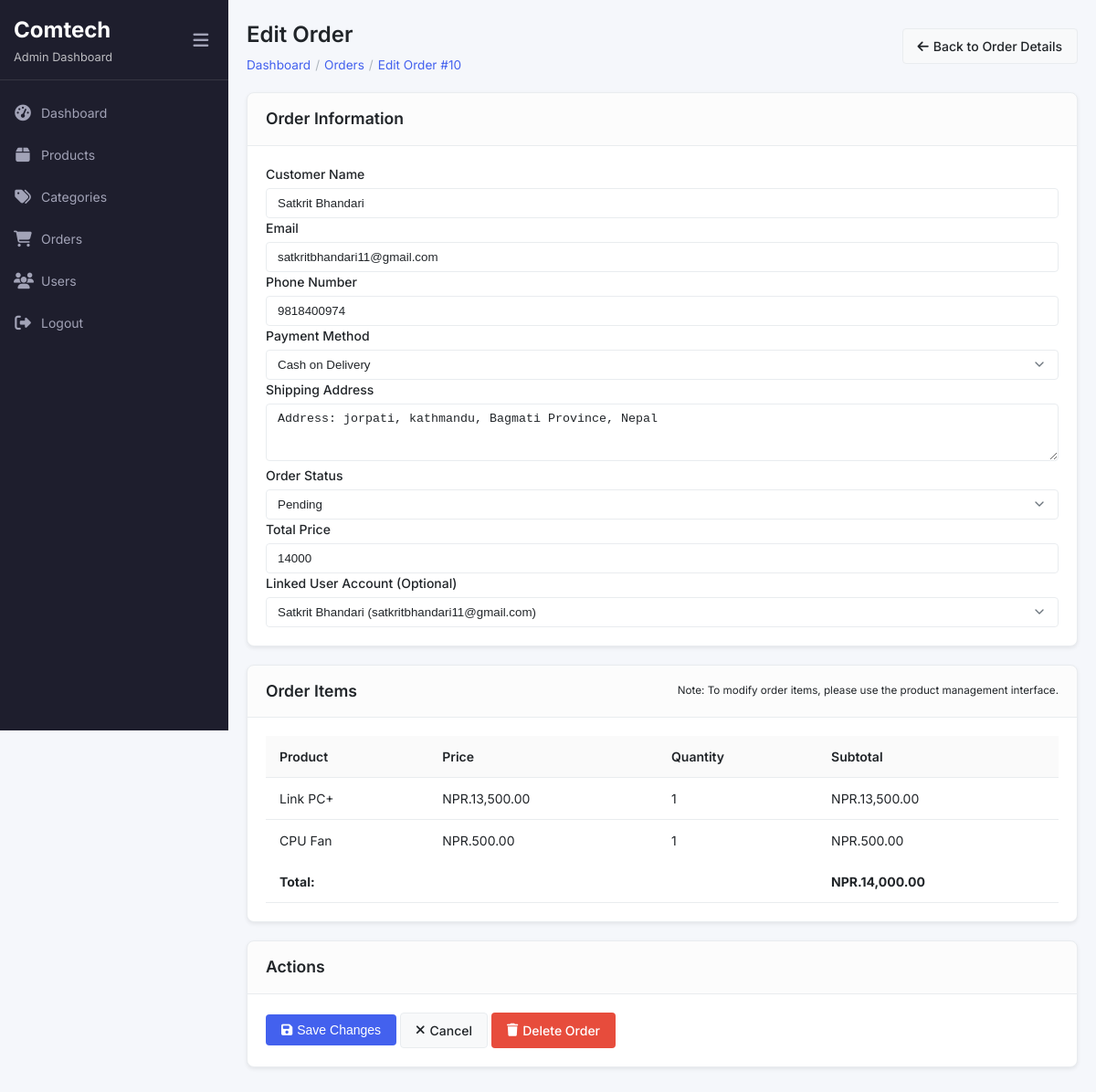
/adminpannel/edit-order.php?id=10 (signed in), run on the app's committed database.
### tables this page shows
CREATE TABLE `orders` (
  `id` int(11) NOT NULL,
  `user_id` int(11) NOT NULL,
  `name` varchar(100) NOT NULL,
  `number` varchar(15) NOT NULL,
  `email` varchar(100) NOT NULL,
  `method` varchar(50) NOT NULL,
  `address` text NOT NULL,
  `total_products` text NOT NULL,
  `total_price` int(11) NOT NULL,
  `status` enum('pending','processing','completed','cancelled') DEFAULT 'pending',
  `created_at` timestamp NOT NULL DEFAULT current_timestamp()
);

CREATE TABLE `users` (
  `id` int(11) NOT NULL,
  `role_id` int(11) DEFAULT 1,
  `Name` varchar(100) NOT NULL,
  `Email` varchar(100) NOT NULL,
  `Phone` varchar(200) NOT NULL,
  `address` text DEFAULT NULL,
  `bio` text DEFAULT NULL,
  `profile_image` varchar(255) DEFAULT NULL,
  `last_login` datetime DEFAULT NULL,
  `password` varchar(255) NOT NULL,
  `created_at` timestamp NOT NULL DEFAULT current_timestamp(),
  `updated_at` timestamp NOT NULL DEFAULT current_timestamp() ON UPDATE current_timestamp()
);

CREATE TABLE `order_items` (
  `id` int(11) NOT NULL,
  `order_id` int(11) NOT NULL,
  `product_id` int(11) NOT NULL,
  `quantity` int(11) NOT NULL,
  `price` decimal(10,2) NOT NULL,
  `subtotal` decimal(10,2) GENERATED ALWAYS AS (`quantity` * `price`) STORED
);

CREATE TABLE `products` (
  `id` int(11) NOT NULL,
  `name` varchar(255) NOT NULL,
  `description` text DEFAULT NULL,
  `price` int(11) NOT NULL,
  `stock` int(11) NOT NULL,
  `image` varchar(255) NOT NULL,
  `category_id` int(11) NOT NULL,
  `created_at` timestamp NOT NULL DEFAULT current_timestamp()
);

### adminpannel/edit-order.php (the view, shortened to what this page needs)
<?php
require_once 'db.php';
$order_id = (int)$_GET['id'];
$query = "SELECT * FROM orders WHERE id = $order_id";
$result = mysqli_query($conn, $query);
$order = mysqli_fetch_assoc($result);
$users_query = "SELECT id, Name, Email FROM users ORDER BY Name";
$users_result = mysqli_query($conn, $users_query);
$items_query = "SELECT oi.*, p.name
               FROM order_items oi
               JOIN products p ON oi.product_id = p.id
               WHERE oi.order_id = $order_id";
$items_result = mysqli_query($conn, $items_query);
?>
<!DOCTYPE html>
<html lang="en">
<head>
    <link rel="stylesheet" href="https://cdnjs.cloudflare.com/ajax/libs/font-awesome/6.4.0/css/all.min.css">
    <link rel="stylesheet" href="orders.css">
</head>
<body>
    <div class="admin-container">
        <?php include 'sidebar.php'; ?>
        <main class="main-content">
            <div class="page-header">
                <div>
                    <h1 class="page-title">Edit Order</h1>
                    <ul class="breadcrumb">
                        <li class="breadcrumb-item"><a href="index.php">Dashboard</a></li>
                        <li class="breadcrumb-item"><a href="orders.php">Orders</a></li>
                        <li class="breadcrumb-item active">Edit Order #<?php echo $order_id; ?></li>
                    </ul>
                </div>
                <div class="page-actions">
                    <a href="order-details.php?id=<?php echo $order_id; ?>" class="btn btn-light">
                        <i class="fas fa-arrow-left"></i> Back to Order Details
                    </a>
                </div>
            </div>
            <form action="" method="POST">
                <div class="row">
                    <div class="col-md-8">
                        <div class="card mb-4">
                            <div class="card-header">
                                <h2 class="card-title">Order Information</h2>
                            </div>
                            <div class="card-body">
                                <div class="row">
                                    <div class="col-md-6">
                                        <div class="form-group mb-3">
                                            <label for="name" class="form-label">Customer Name</label>
                                            <input type="text" id="name" name="name" class="form-control" value="<?php echo $order['name']; ?>" required>
                                        </div>
                                    </div>
                                    <div class="col-md-6">
                                        <div class="form-group mb-3">
                                            <label for="email" class="form-label">Email</label>
                                            <input type="email" id="email" name="email" class="form-control" value="<?php echo $order['email']; ?>" required>
                                        </div>
                                    </div>
                                </div>
                                <div class="row">
                                    <div class="col-md-6">
                                        <div class="form-group mb-3">
                                            <label for="number" class="form-label">Phone Number</label>
                                            <input type="text" id="number" name="number" class="form-control" value="<?php echo $order['number']; ?>" required>
                                        </div>
                                    </div>
                                    <div class="col-md-6">
                                        <div class="form-group mb-3">
                                            <label for="method" class="form-label">Payment Method</label>
                                            <select id="method" name="method" class="form-select" required>
                                                <option value="cash on delivery" <?php echo $order['method'] == 'cash on delivery' ? 'selected' : ''; ?>>Cash on Delivery</option>
                                            </select>
                                        </div>
                                    </div>
                                </div>
                                <div class="form-group mb-3">
                                    <label for="address" class="form-label">Shipping Address</label>
                                    <textarea id="address" name="address" class="form-control" rows="3" required><?php echo $order['address']; ?></textarea>
                                </div>
                                <div class="row">
                                    <div class="col-md-6">
                                        <div class="form-group mb-3">
                                            <label for="status" class="form-label">Order Status</label>
                                            <select id="status" name="status" class="form-select" required>
                                                <option value="pending" <?php echo $order['status'] == 'pending' ? 'selected' : ''; ?>>Pending</option>
                                            </select>
                                        </div>
                                    </div>
                                    <div class="col-md-6">
                                        <div class="form-group mb-3">
                                            <label for="total_price" class="form-label">Total Price</label>
                                            <input type="number" id="total_price" name="total_price" class="form-control" value="<?php echo $order['total_price']; ?>" step="0.01" min="0" required>
                                        </div>
                                    </div>
                                </div>
                                <div class="form-group mb-3">
                                    <label for="user_id" class="form-label">Linked User Account (Optional)</label>
                                    <select id="user_id" name="user_id" class="form-select">
                                        <?php
                                        mysqli_data_seek($users_result, 0);
                                        while ($user = mysqli_fetch_assoc($users_result)):
                                        ?>
                                        <option value="<?php echo $user['id']; ?>" <?php echo $order['user_id'] == $user['id'] ? 'selected' : ''; ?>>
                                            <?php echo $user['Name'] . ' (' . $user['Email'] . ')'; ?>
                                        </option>
                                        <?php endwhile; ?>
                                    </select>
                                </div>
                            </div>
                        </div>
                        <?php if (mysqli_num_rows($items_result) > 0): ?>
                        <div class="card mb-4">
                            <div class="card-header">
                                <h2 class="card-title">Order Items</h2>
                                <small class="text-muted">Note: To modify order items, please use the product management interface.</small>
                            </div>
                            <div class="card-body">
                                <div class="table-responsive">
                                    <table class="table">
                                        <thead>
                                            <tr>
                                                <th>Product</th>
                                                <th>Price</th>
                                                <th>Quantity</th>
                                                <th>Subtotal</th>
                                            </tr>
                                        </thead>
                                        <tbody>
                                            <?php
                                            $total = 0;
                                            while ($item = mysqli_fetch_assoc($items_result)) {
                                                $subtotal = $item['price'] * $item['quantity'];
                                                $total += $subtotal;
                                                ?>
                                                <tr>
                                                    <td><?php echo $item['name']; ?></td>
                                                    <td>NPR.<?php echo number_format($item['price'], 2); ?></td>
                                                    <td><?php echo $item['quantity']; ?></td>
                                                    <td>NPR.<?php echo number_format($subtotal, 2); ?></td>
                                                </tr>
                                                <?php
                                            }
                                            ?>
                                        </tbody>
                                        <tfoot>
                                            <tr>
                                                <td colspan="3" class="text-right"><strong>Total:</strong></td>
                                                <td><strong>NPR.<?php echo number_format($total, 2); ?></strong></td>
                                            </tr>
                                        </tfoot>
                                    </table>
                                </div>
                            </div>
                        </div>
                        <?php endif; ?>
                    </div>
                    <div class="col-md-4">
                        <div class="card">
                            <div class="card-header">
                                <h2 class="card-title">Actions</h2>
                            </div>
                            <div class="card-body">
                                <button type="submit" class="btn btn-primary btn-block mb-3">
                                    <i class="fas fa-save"></i> Save Changes
                                </button>
                                <a href="order-details.php?id=<?php echo $order_id; ?>" class="btn btn-light btn-block mb-3">
                                    <i class="fas fa-times"></i> Cancel
                                </a>
                                <a href="delete-order.php?id=<?php echo $order_id; ?>" class="btn btn-danger btn-block" onclick="return confirm('Are you sure you want to delete this order? This action cannot be undone.')">
                                    <i class="fas fa-trash"></i> Delete Order
                                </a>
                            </div>
                        </div>
                    </div>
                </div>
            </form>
        </main>
    </div>
</body>
</html>

### adminpannel/orders.css (style rules this page uses)
:root { --primary: #4361ee; --primary-dark: #3a56d4; --secondary: #6c757d; --success: #2ecc71; --info: #3498db; --warning: #f39c12; --danger: #e74c3c; --light: #f8f9fa; --dark: #343a40; --body-bg: #f5f7fb; --card-bg: #ffffff; --border-color: #e9ecef; --text-primary: #212529; --text-secondary: #6c757d; --text-muted: #adb5bd; --shadow-sm: 0 .125rem .25rem rgba(0,0,0,.075); --shadow: 0 .5rem 1rem rgba(0,0,0,.15); --card-border-radius: 8px; --btn-border-radius: 4px; --input-border-radius: 4px; --sidebar-width: 250px; --sidebar-collapsed-width: 70px; --sidebar-bg: #1e1e2d; --sidebar-color: #a2a3b7; --sidebar-hover-bg: #282839; --sidebar-active-bg: #282839; --sidebar-active-color: #ffffff; --topnav-height: 60px; }
* { margin: 0; padding: 0; box-sizing: border-box; }
body { font-family: 'Inter', -apple-system, BlinkMacSystemFont, 'Segoe UI', Roboto, Oxygen, Ubuntu, Cantarell, sans-serif; background-color: var(--body-bg); color: var(--text-primary); line-height: 1.5; font-size: 14px; }
a { text-decoration: none; color: var(--primary); }
.admin-container { display: flex; min-height: 100vh; }
.main-content { flex: 1; padding: 20px; margin-left: var(--sidebar-width); transition: margin-left 0.3s ease; }
.page-header { margin-bottom: 20px; display: flex; justify-content: space-between; align-items: center; flex-wrap: wrap; gap: 15px; }
.page-title { font-size: 1.5rem; font-weight: 600; color: var(--text-primary); margin: 0; }
.breadcrumb { display: flex; list-style: none; margin-top: 5px; }
.breadcrumb-item { color: var(--text-secondary); font-size: 0.85rem; }
.breadcrumb-item:not(:last-child)::after { content: '/'; margin: 0 5px; color: var(--text-muted); }
.breadcrumb-item.active { color: var(--primary); }
.card { background-color: var(--card-bg); border-radius: var(--card-border-radius); box-shadow: var(--shadow-sm); margin-bottom: 20px; border: 1px solid var(--border-color); overflow: hidden; }
.card-header { padding: 15px 20px; border-bottom: 1px solid var(--border-color); background-color: rgba(0, 0, 0, 0.01); display: flex; align-items: center; justify-content: space-between; }
.card-title { margin: 0; font-size: 1.1rem; font-weight: 600; color: var(--text-primary); }
.card-body { padding: 20px; }
.btn { display: inline-flex; align-items: center; justify-content: center; padding: 8px 16px; border-radius: var(--btn-border-radius); font-weight: 500; font-size: 0.875rem; cursor: pointer; transition: all 0.3s ease; border: 1px solid transparent; }
.btn-primary { background-color: var(--primary); color: white; }
.btn-danger { background-color: var(--danger); color: white; }
.btn-light { background-color: var(--light); color: var(--text-primary); border-color: var(--border-color); }
.btn i { margin-right: 5px; }
.form-label { display: block; margin-bottom: 5px; font-weight: 500; color: var(--text-primary); }
.form-control { width: 100%; padding: 8px 12px; border: 1px solid var(--border-color); border-radius: var(--input-border-radius); background-color: var(--card-bg); color: var(--text-primary); transition: border-color 0.3s ease; }
.form-select { width: 100%; padding: 8px 12px; border: 1px solid var(--border-color); border-radius: var(--input-border-radius); background-color: var(--card-bg); color: var(--text-primary); transition: border-color 0.3s ease; appearance: none; background-repeat: no-repeat; background-position: right 12px center; background-size: 16px; }
.table-responsive { overflow-x: auto; -webkit-overflow-scrolling: touch; }
.table { width: 100%; border-collapse: collapse; margin-bottom: 0; }
.table th, .table td { padding: 12px 15px; vertical-align: middle; border-bottom: 1px solid var(--border-color); }
.table th { font-weight: 600; color: var(--text-primary); background-color: rgba(0, 0, 0, 0.02); text-align: left; white-space: nowrap; }
.table tbody tr:last-child td { border-bottom: none; }
.mb-4 { margin-bottom: 20px; }

### data on the page
orders: name "Satkrit Bhandari", email "satkritbhandari11@gmail.com", number "9818400974", address "Address: jorpati, kathmandu, Bagmati Province, Nepal", status "Pending", total_price "14000", user_id "Satkrit Bhandari (satkritbhandari11@gmail.com)"
order_items: product.name "Link PC+", price "13,500.00", quantity "1", subtotal "13,500.00"
order_items: product.name "CPU Fan", price "500.00", quantity "1"

### other printed values
$order_id "10"
$total "14,000.00"
